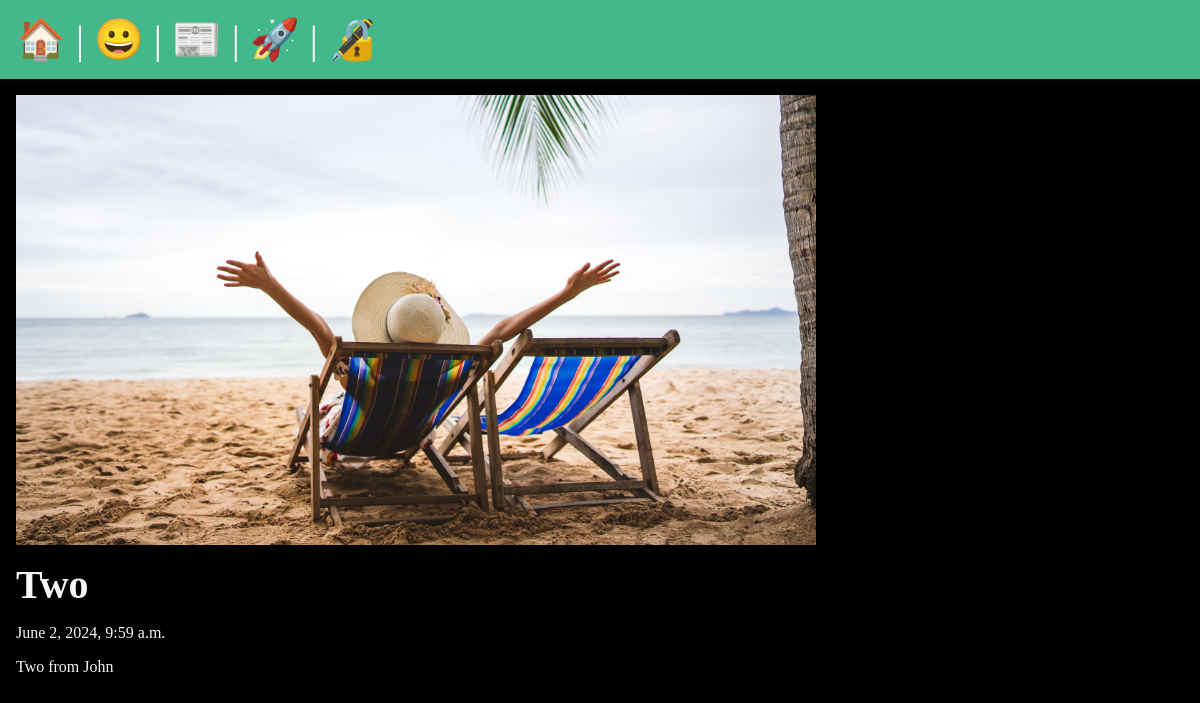
The app's page /posts/two-from-john with its own data.
### posts/models.py (models this page shows, shortened)
class Post(models.Model):
    title = models.CharField(max_length=200)
    body = models.TextField()
    slug = models.SlugField(unique=True)
    date = models.DateTimeField(auto_now_add=True)
    banner = models.ImageField(default='fallback.png', blank=True)
    author = models.ForeignKey(User, on_delete=models.CASCADE, default=None)

### posts/views.py (the view)
# urls.py: path('<slug:slug>', views.post_page, name="page"),
def post_page(request, slug):
    post = Post.objects.get(slug=slug)
    return render(request, 'posts/post_page.html', {'post': post})

### posts/templates/posts/post_page.html (shortened to what this page needs)
{% extends 'layout.html' %}
{% block content %}
    <section>
        <img src="{{ post.banner.url }}" alt="{{ post.title }}" class="banner"/>
        <h1>{{ post.title }}</h1>
        <p>{{ post.date }}</p>
        <p>{{ post.body }}</p>
    </section>
{% endblock %}

### records on screen
Post: banner (picture), title "Two", date "June 2, 2024, 9:59 a.m.", body "Two from John"
